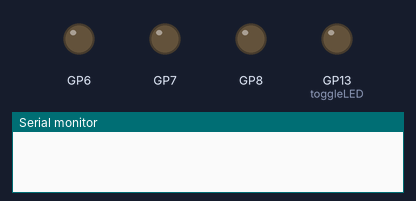
A sketch run on a simulated Raspberry Pi Pico. Parts: output pins drawn as LEDs (lit = HIGH), the last lines printed to the serial monitor.

Above: at 0.5 s.
At 2.65 s:
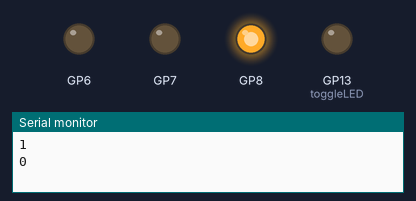
At 5.45 s:
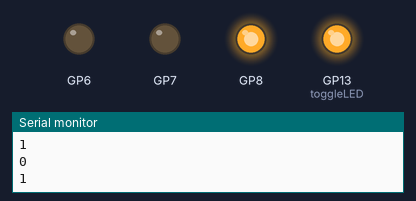
At 9.45 s:
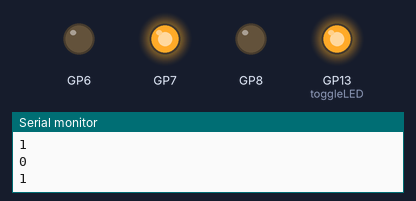
At 13.65 s:
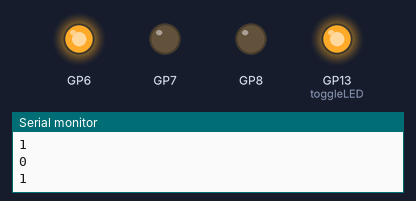
At 17.5 s:
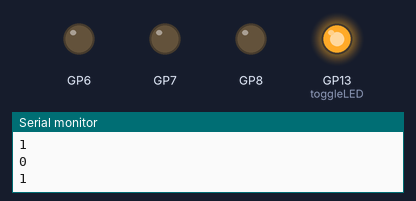
Timing chart, 0 to 18.5 s (numbered marks = the images above):
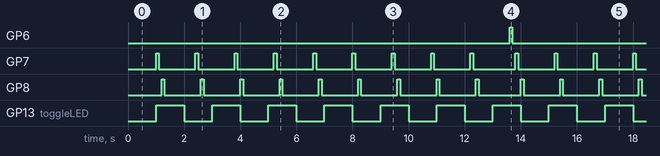

The sketch:

peque_o_ejemplo_de_blink_POO2.ino
```cpp
//multitareas usando funciones para varias multitareas
int Delay=1000;
int inc=0;

void setup1() {
  // put your setup code here, to run once:
  pinMode(6, OUTPUT);
  pinMode(7, OUTPUT);
  pinMode(8, OUTPUT);
}


void led6(){//variable global que va estar enmarcada 1segundo
  delay(Delay);
  inc=inc+1;
  if(inc==10){//esta funcion linea anterior la que esta aqui entre llaves
  digitalWrite(6, 1);
  delay(100);
  digitalWrite(6, 0);
  delay(100);
  inc=0;
}}
void led7(){
  digitalWrite(7, 1);
  delay(100);
  digitalWrite(7, 0);
  delay(100);
}
void led8(){
  digitalWrite(8, 1);
  delay(100);
  digitalWrite(8, 0);
  delay(100);
}
void loop1() {
  // put your main code here, to run repeatedly:
  led6();
  led7();
  led8();
}

class AutoTimer
{
  private:
    unsigned long lastUpdate; // última a actualización
    boolean       inicialWait; //Ejecutar inmediatamente o esperar al primer timer
    void          (*funcion)(void); //Función que Ejecuta el timer
    unsigned long delayTime; //Tiempo de retardo

  public:
    AutoTimer(void(*f)(void), unsigned long d) //Constructor
    {
      inicialWait = false;
      lastUpdate = millis();
      funcion = f;
      delayTime = d;
    }

    AutoTimer(void(*f)(void), unsigned long d, boolean iW) //Constructor opción 2
    {
      inicialWait = iW;
      funcion = f;
      delayTime = d;
      if(inicialWait)
      {
        lastUpdate = delayTime + millis();
      }
      else
      {
       lastUpdate = millis();
      }
    }

    boolean evaluate(){
      if(lastUpdate > millis()) //Esto es en caso de que ocurra un desbordamiento de la función millis
      {
        lastUpdate = millis();
      }

      if(millis() - lastUpdate >= delayTime){
        (*funcion)();
        lastUpdate = millis();
        return true;
      }

      return false;
    }

};

void toggleLED(){
  Serial.begin(9600);
  if(digitalRead(13))
  {
    digitalWrite(13, LOW);
    Serial.println(LOW);
  }
  else
  {
    digitalWrite(13, HIGH);
    Serial.println(HIGH);
  }

}

AutoTimer parpadeo(toggleLED, 1000, false);

void setup() {

  pinMode(13, OUTPUT);

}

void loop() {

  parpadeo.evaluate();


}
```

Measured:
- by itself, GP6: alternates HIGH for 0.10 s and LOW for 14.1 s
- by itself, GP7, GP8: alternates HIGH for 0.10 s and LOW for 1.3 s
- by itself, GP13 (toggleLED): alternates HIGH for 1.0 s and LOW for 1.0 s
